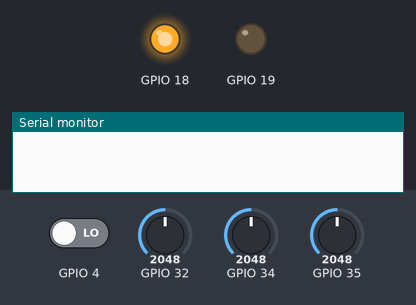
Simulated run of this sketch. Board: ESP32. Parts: output pins drawn as LEDs (lit = HIGH), the last lines printed to the serial monitor. Inputs (shaded band) come from the test bench; at power-on: GPIO 4 LOW, GPIO 32 = 2048, GPIO 34 = 2048, GPIO 35 = 2048. WiFi joins after 1.5 s; servers stay silent unless stated.

Above: at 0.1 s.
At 2.3 s:
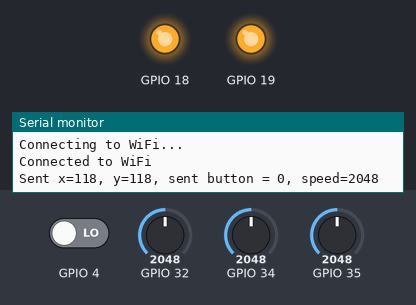
Timing chart, 0 to 3.8 s (numbered marks = the images above):
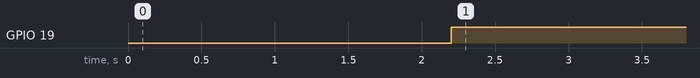

The sketch:

birdFlipController.ino
```cpp
                  #include <WiFi.h>
#include <WiFiClient.h>

const char* ssid = "NETGEAR81";
const char* password = "wateryprairie587";
const char* host = "192.168.0.12";

void setup() {
  Serial.begin(115200);
  pinMode(4, INPUT);
  WiFi.begin(ssid, password);
  pinMode(18,OUTPUT);
  pinMode(19, OUTPUT);
  digitalWrite(18, HIGH);
  while (WiFi.status() != WL_CONNECTED) {
    delay(1000);
    Serial.println("Connecting to WiFi...");
  }
  Serial.println("Connected to WiFi");
  pinMode(4, INPUT);
}

void loop() {
  WiFiClient client;
  if (client.connect(host, 80)) {
    digitalWrite(19, HIGH);
    int x = analogRead(34) - 1930; // read joystick x value from ADC1 channel 6 (GPIO 34)
    int y = analogRead(35) - 1930; // read joystick y value from ADC1 channel 7 (GPIO 35)
    int speed = analogRead(32 );
    bool button = digitalRead(4);
    client.print("x=");
    client.print(x);
    client.print("&y=");
    client.print(y);
    client.print(", button state=");
    client.print(button);
    client.print(", speed =");
    client.print(speed);
    client.println(" HTTP/1.1 192.168.0.11");
    client.println("Host: ");
    client.println("Connection: close");
    client.println();
    Serial.print("Sent x=");
    Serial.print(x);
    Serial.print(", y=");
    Serial.print(y);
    Serial.print(", sent button = ");
    Serial.print(button);
    Serial.print(", speed=");
    Serial.println(speed);
    } else {
    Serial.println("Failed to connect to server");
  }
  delay(100); // send joystick values every 500 milliseconds
}
```

Measured:
- by itself, GPIO 19: LOW → HIGH at 2.2 s
